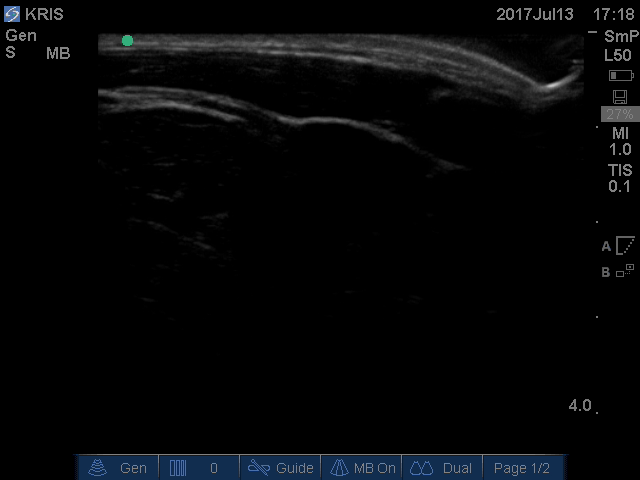
#> input picture frame 45 of Videos/1-A.mp4, 640 x 480 px, given in place of 2 - A.mp4, which was not available
$ python K_Testing.py
#> lines starting #> are read from the running program, lines starting #| are printed output that depends on the picture; after the words box and inside, x2 and y2 are one past the last pixel; in counts of white or black regions, pixels touching at a corner belong together; pictures that were not available may be replaced by others from this repository, and a replacement may not be noted
import cv2
import numpy as np

# import matplotlib.pyplot as plt
# from PIL import Image

"""
Load and display image:
img = cv2.imread('test.png')
cv2.imshow('Hello World', img)
cv2.waitKey(0)
cv2.destroyAllWindows()
"""

"""
Destroy specific window:
cv2.destroyWindow('Window Name')
Save an image:
v2.imwrite('name.png', img)
"""

"""
image = Image.open('test.png')
arr = np.asarray(image)
plt.imshow(arr, cmap='gray')
plt.xticks([])
plt.yticks([])
plt.show()
"""

cap = cv2.VideoCapture('Videos/2 - A.mp4')

ret = True

while ret:
    ret, frame = cap.read()
#> frame is the input picture: shape (480, 640, 3); mean B, G, R 8.2, 6.9, 5.9

    if ret:
        gframe = cv2.cvtColor(frame, cv2.COLOR_BGR2GRAY)
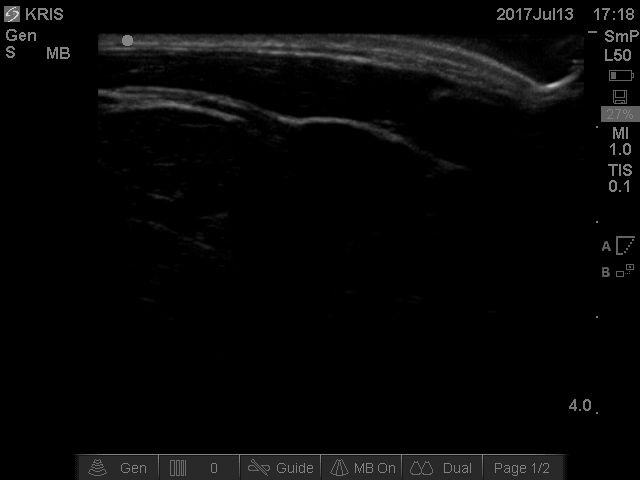
#> gframe: shape (480, 640); min 0, max 211, mean 6.8
        desFrame = gframe[33:411, 98:583]
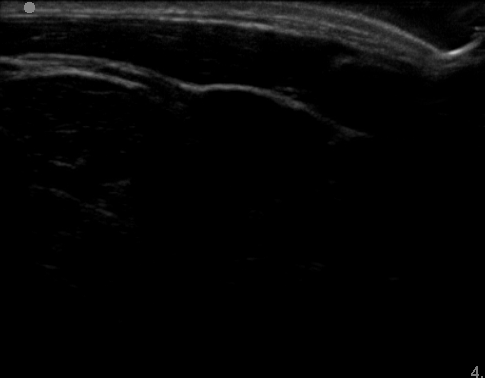
#> desFrame: shape (378, 485); min 0, max 195, mean 5.8

        """
        Transform/edit the frame
        """

        table = np.array([((i / 255.0) ** 0.45) * 255

        for i in np.arange(0, 256)]).astype('uint8')

        showFrame = cv2.LUT(desFrame, table)
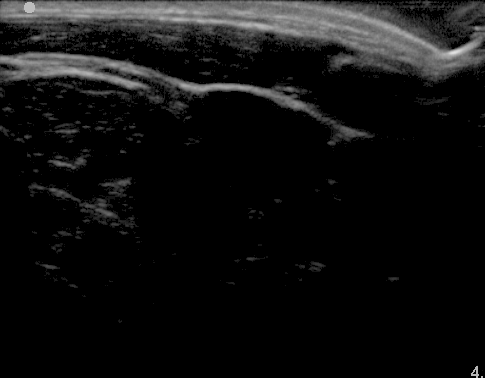
#> showFrame: shape (378, 485); min 0, max 226, mean 16.8

        regenFrame = np.copy(gframe)
        regenFrame[33:411, 98:583] = showFrame
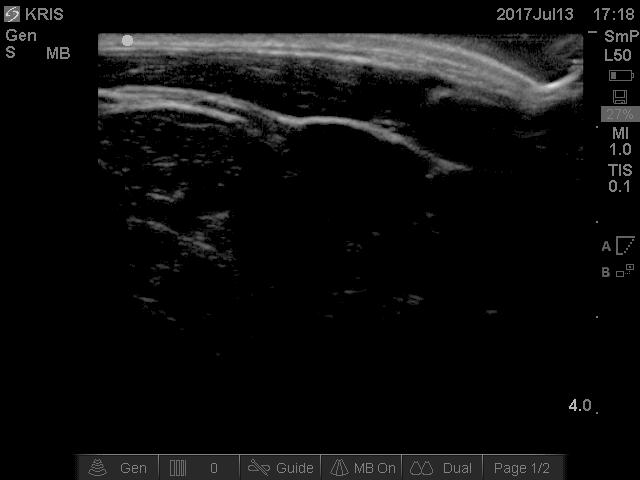
#> regenFrame: shape (480, 640); 12.46% of pixels changed, all inside (x1, y1, x2, y2) = (98, 33, 583, 411)

        cv2.imshow('good', regenFrame)
        cv2.imshow('bad', gframe)

    if cv2.waitKey(33) & 0xFF == ord('q'):
#> (key q is pressed here)
        break

cap.release()
cv2.destroyAllWindows()

$ run again, starting later in the video
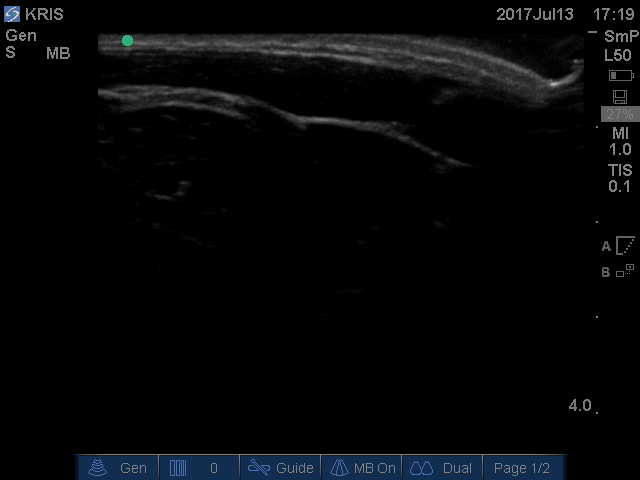
#> input picture frame 202 of Videos/1-A.mp4, 640 x 480 px, given in place of 2 - A.mp4, which was not available
#> frame is the input picture: shape (480, 640, 3); mean B, G, R 8.2, 6.9, 5.9
#> `showFrame = cv2.LUT(desFrame, table)`:
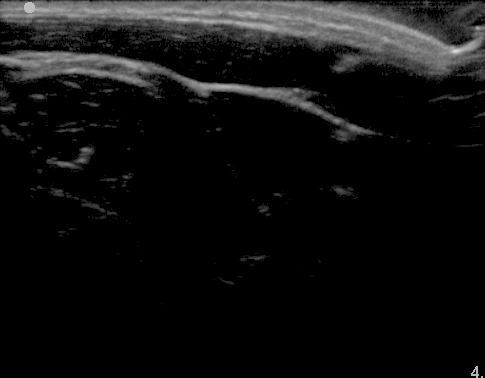
#> showFrame: shape (378, 485); min 0, max 218, mean 16.6
#> `regenFrame[33:411, 98:583] = showFrame`:
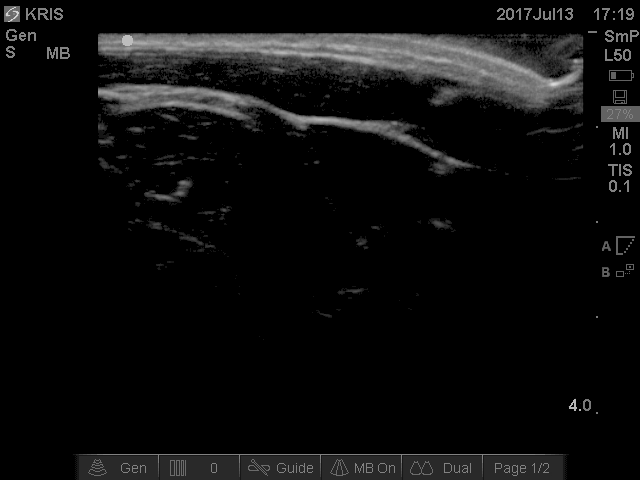
#> regenFrame: shape (480, 640); min 0, max 218, mean 13.3

$ run again, starting later in the video
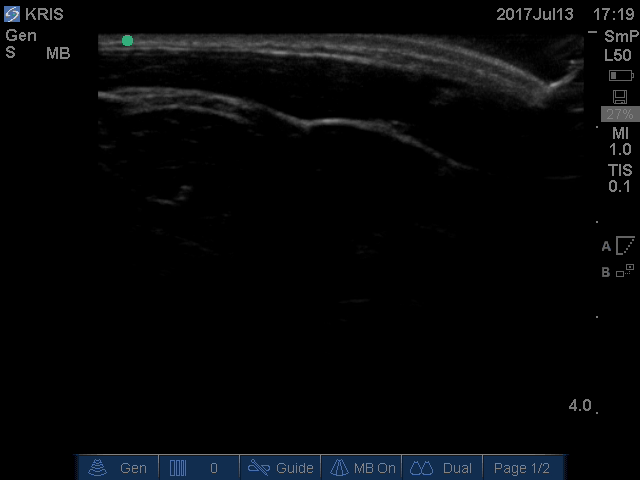
#> input picture frame 360 of Videos/1-A.mp4, 640 x 480 px, given in place of 2 - A.mp4, which was not available
#> frame is the input picture: shape (480, 640, 3); mean B, G, R 8.2, 6.9, 5.8
#> `showFrame = cv2.LUT(desFrame, table)`:
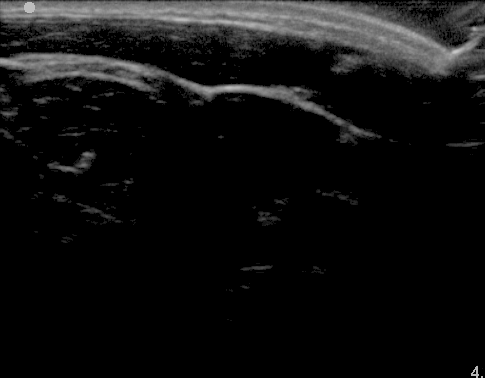
#> showFrame: shape (378, 485); min 0, max 199, mean 16.5
#> `regenFrame[33:411, 98:583] = showFrame`:
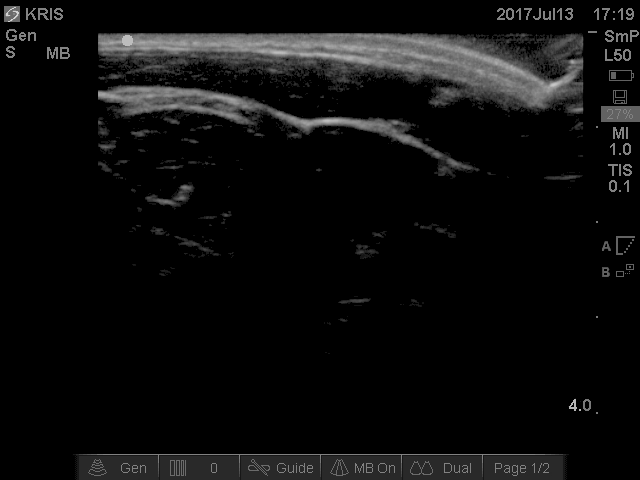
#> regenFrame: shape (480, 640); min 0, max 211, mean 13.2
